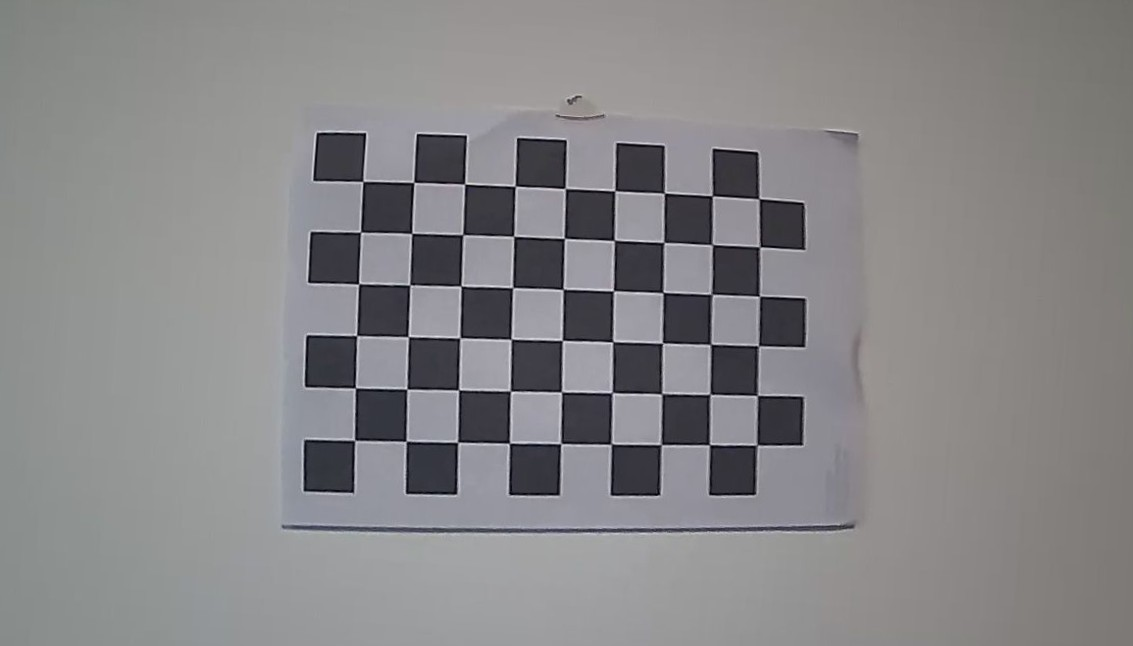
#> input picture data/intrinsic/cam1/img_001.jpg, 1133 x 646 px; its folder holds 4 pictures in this run
$ python calibrate_single.py
#> lines starting #> are read from the running program, lines starting #| are printed output that depends on the picture
import os
import glob
import json
import numpy as np
import cv2

with open('/Users/judyhuang/Downloads/MultiSensor-Fusion-main/data/intrinsics_cam1.json', 'r') as f:
#> (reads multi_cam_calib/intrinsics_cam1.json from the repository)
    data1 = json.load(f)
camera_matrix1 = np.array(data1['camera_matrix'])
dist_coeffs1 = np.array(data1['dist_coeffs'])

with open('/Users/judyhuang/Downloads/MultiSensor-Fusion-main/data/intrinsics_cam2.json', 'r') as f:
#> (reads multi_cam_calib/intrinsics_cam2.json from the repository)
    data2 = json.load(f)
camera_matrix2 = np.array(data2['camera_matrix'])
dist_coeffs2 = np.array(data2['dist_coeffs'])

input_dir_cam1 = '/Users/judyhuang/Downloads/MultiSensor-Fusion-main/data/intrinsic/cam1'
output_dir_cam1 = '/Users/judyhuang/Downloads/MultiSensor-Fusion-main/data/intrinsic/undistorted_cam1'
input_dir_cam2 = '/Users/judyhuang/Downloads/MultiSensor-Fusion-main/data/intrinsic/cam2'
output_dir_cam2 = '/Users/judyhuang/Downloads/MultiSensor-Fusion-main/data/intrinsic/undistorted_cam2'

os.makedirs(output_dir_cam1, exist_ok=True)
os.makedirs(output_dir_cam2, exist_ok=True)

for img_path in glob.glob(os.path.join(input_dir_cam1, '*.jpg')):
    img = cv2.imread(img_path)
#> img is the input picture: shape (646, 1133, 3); mean B, G, R 135.6, 134.1, 135.1
    if img is not None:
        undistorted = cv2.undistort(img, camera_matrix1, dist_coeffs1)
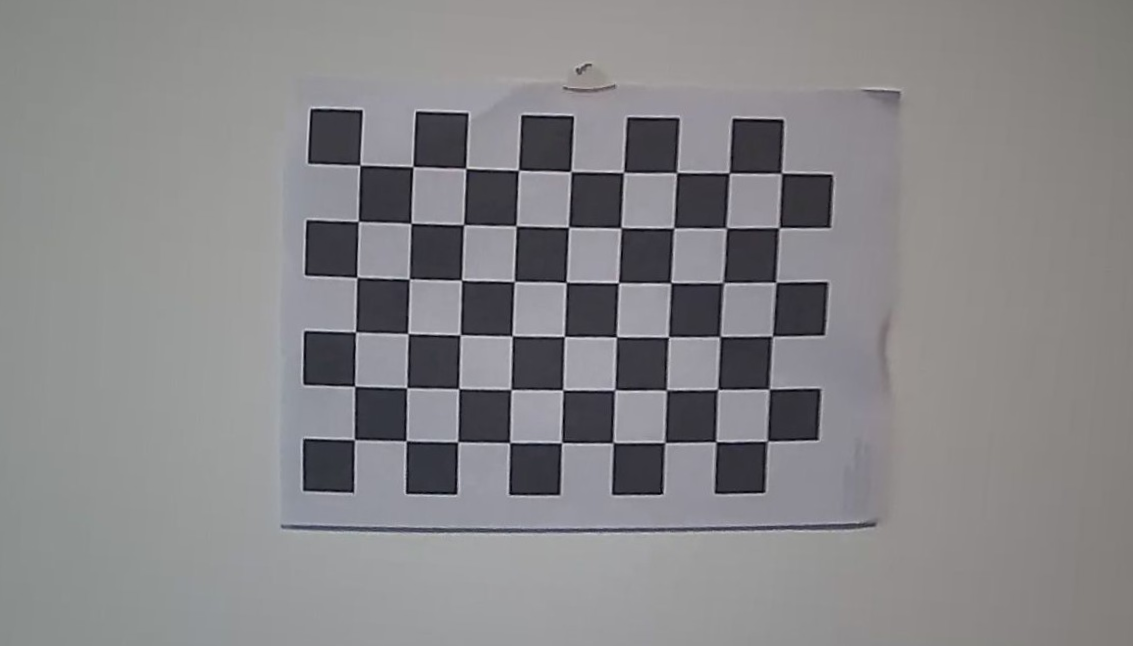
#> undistorted: shape (646, 1133, 3); mean B, G, R 136.4, 134.4, 135.4
        filename = os.path.basename(img_path)
        save_path = os.path.join(output_dir_cam1, f'undistorted_{filename}')
        cv2.imwrite(save_path, undistorted)
        print(f"[INFO] Saved undistorted image: {save_path}")
    else:
        print(f"[ERROR] Could not load image: {img_path}")
#> pass 2 of the loop `for img_path in glob.glob(os.path.join(input_dir_cam1, '*.jpg')):`:
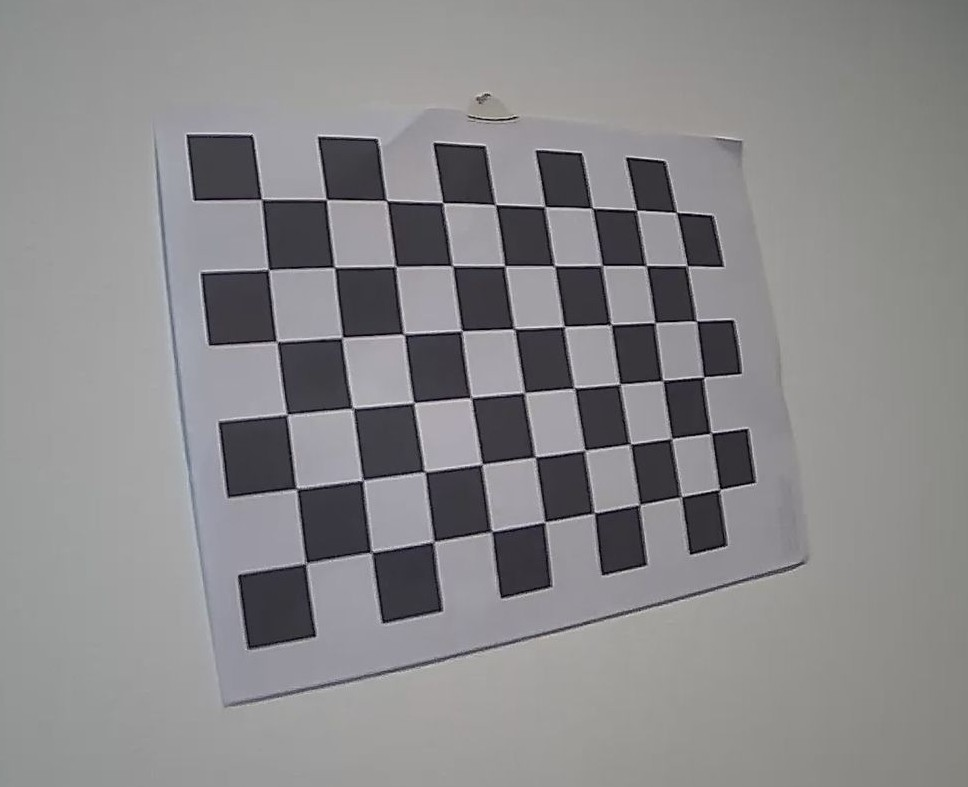
#> input picture data/intrinsic/cam1/img_002.jpg, 968 x 787 px
#> img is the input picture: shape (787, 968, 3); mean B, G, R 138.2, 136.6, 137.4
#> `undistorted = cv2.undistort(img, camera_matrix1, dist_coeffs1)`:
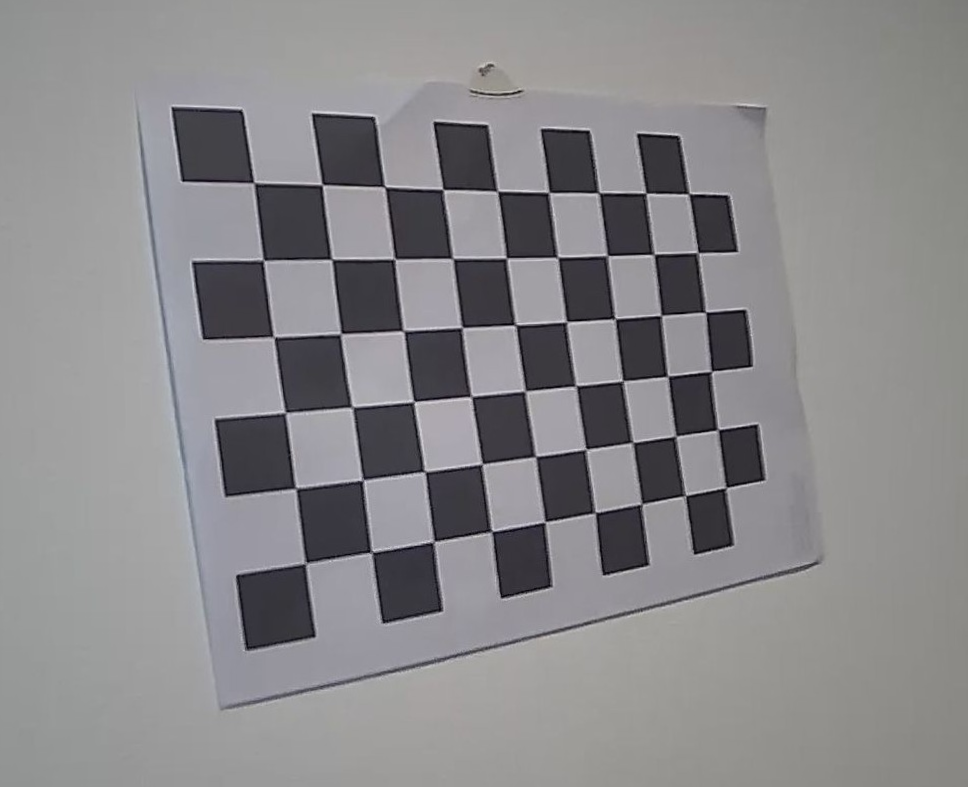
#> undistorted: shape (787, 968, 3); mean B, G, R 138.3, 136.4, 137.4

for img_path in glob.glob(os.path.join(input_dir_cam2, '*.jpg')):
    img = cv2.imread(img_path)
    if img is not None:
        undistorted = cv2.undistort(img, camera_matrix2, dist_coeffs2)
        filename = os.path.basename(img_path)
        save_path = os.path.join(output_dir_cam2, f'undistorted_{filename}')
        cv2.imwrite(save_path, undistorted)
        print(f"[INFO] Saved undistorted image: {save_path}")
    else:
        print(f"[ERROR] Could not load image: {img_path}")
